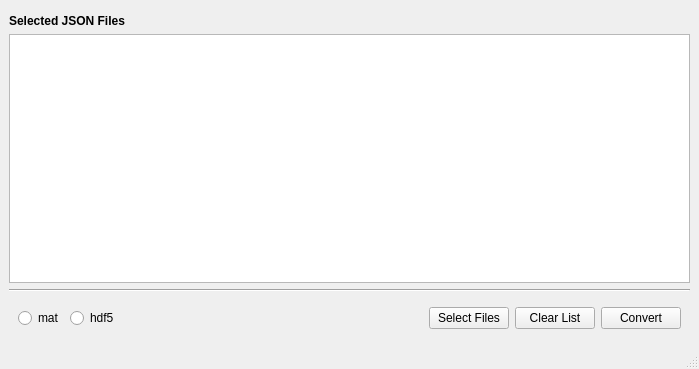
<?xml version="1.0" encoding="UTF-8"?>
<ui version="4.0">
 <class>MainWindow</class>
 <widget class="QMainWindow" name="MainWindow">
  <property name="geometry">
   <rect>
    <x>0</x>
    <y>0</y>
    <width>699</width>
    <height>369</height>
   </rect>
  </property>
  <property name="windowTitle">
   <string>MCT JSON Converter</string>
  </property>
  <widget class="QWidget" name="centralwidget">
   <layout class="QVBoxLayout" name="verticalLayout">
    <item>
     <spacer name="verticalSpacer">
      <property name="orientation">
       <enum>Qt::Vertical</enum>
      </property>
      <property name="sizeType">
       <enum>QSizePolicy::Fixed</enum>
      </property>
      <property name="sizeHint" stdset="0">
       <size>
        <width>20</width>
        <height>5</height>
       </size>
      </property>
     </spacer>
    </item>
    <item>
     <widget class="QLabel" name="label">
      <property name="font">
       <font>
        <weight>75</weight>
        <bold>true</bold>
       </font>
      </property>
      <property name="text">
       <string>Selected JSON Files</string>
      </property>
     </widget>
    </item>
    <item>
     <widget class="QListWidget" name="fileListWidget">
      <property name="selectionMode">
       <enum>QAbstractItemView::NoSelection</enum>
      </property>
     </widget>
    </item>
    <item>
     <widget class="Line" name="line">
      <property name="orientation">
       <enum>Qt::Horizontal</enum>
      </property>
     </widget>
    </item>
    <item>
     <widget class="QWidget" name="widget" native="true">
      <layout class="QHBoxLayout" name="horizontalLayout">
       <item>
        <widget class="QRadioButton" name="matRadioButton">
         <property name="text">
          <string>mat</string>
         </property>
        </widget>
       </item>
       <item>
        <widget class="QRadioButton" name="hdf5RadioButton">
         <property name="text">
          <string>hdf5</string>
         </property>
        </widget>
       </item>
       <item>
        <spacer name="horizontalSpacer">
         <property name="orientation">
          <enum>Qt::Horizontal</enum>
         </property>
         <property name="sizeHint" stdset="0">
          <size>
           <width>46</width>
           <height>20</height>
          </size>
         </property>
        </spacer>
       </item>
       <item>
        <widget class="QPushButton" name="selectPushButton">
         <property name="text">
          <string>Select Files</string>
         </property>
        </widget>
       </item>
       <item>
        <widget class="QPushButton" name="clearPushButton">
         <property name="text">
          <string>Clear List</string>
         </property>
        </widget>
       </item>
       <item>
        <widget class="QPushButton" name="convertPushButton">
         <property name="text">
          <string>Convert</string>
         </property>
        </widget>
       </item>
      </layout>
     </widget>
    </item>
   </layout>
  </widget>
  <widget class="QMenuBar" name="menubar">
   <property name="geometry">
    <rect>
     <x>0</x>
     <y>0</y>
     <width>699</width>
     <height>23</height>
    </rect>
   </property>
  </widget>
  <widget class="QStatusBar" name="statusbar"/>
 </widget>
 <resources/>
 <connections/>
</ui>
